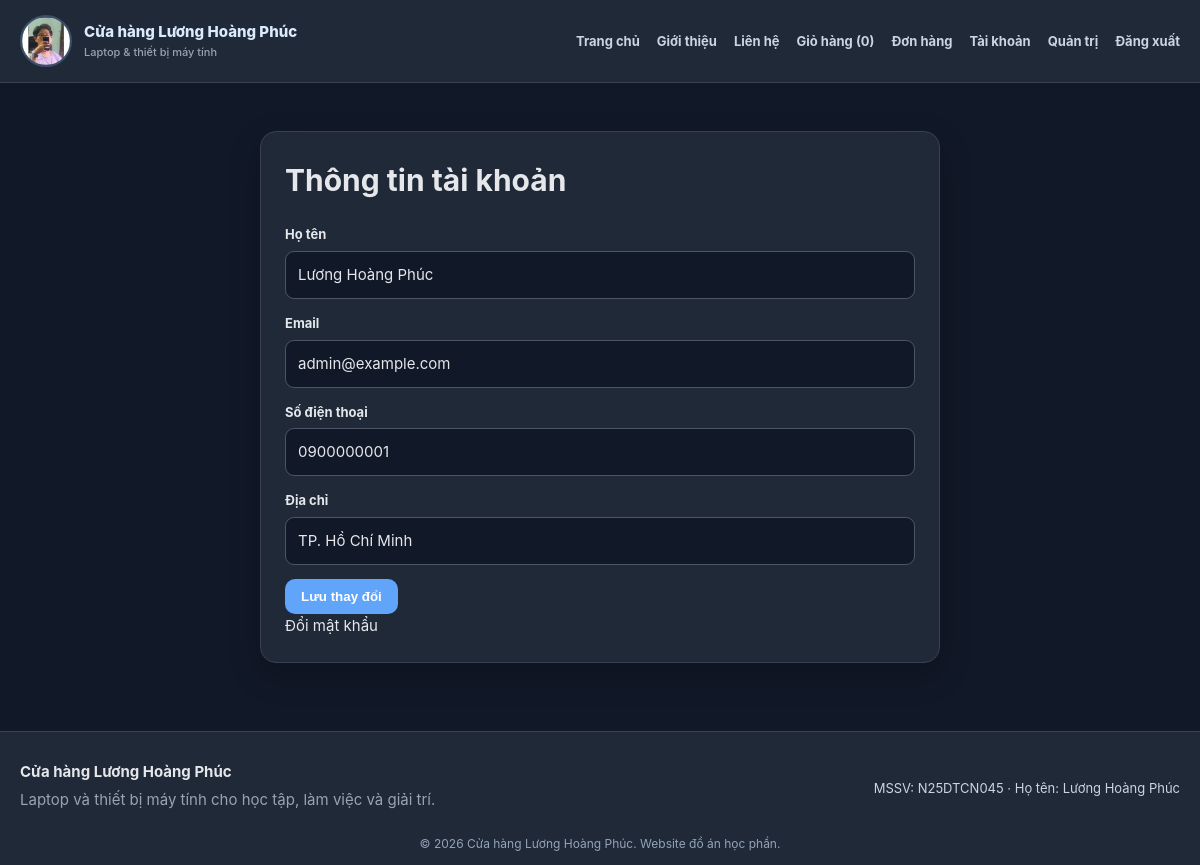
The app's page /profile.php (signed in) with its own data.
### tables this page shows
CREATE TABLE users (
  id INT UNSIGNED AUTO_INCREMENT PRIMARY KEY,
  full_name VARCHAR(120) NOT NULL,
  email VARCHAR(190) NOT NULL UNIQUE,
  phone VARCHAR(20) NULL,
  address VARCHAR(255) NULL,
  password VARCHAR(255) NOT NULL,
  role ENUM ('customer', 'admin') NOT NULL DEFAULT 'customer',
  failed_attempts TINYINT UNSIGNED NOT NULL DEFAULT 0,
  locked_until DATETIME NULL,
  created_at TIMESTAMP DEFAULT CURRENT_TIMESTAMP
);

### config/db.php (called while the page is built, shortened)
<?php
function db(): PDO
{
    $dsn = "mysql:host=" . DB_HOST . ";dbname=" . DB_NAME . ";charset=utf8mb4";
    $pdo = new PDO($dsn, DB_USER, DB_PASS, [
        PDO::ATTR_ERRMODE => PDO::ERRMODE_EXCEPTION,
        PDO::ATTR_DEFAULT_FETCH_MODE => PDO::FETCH_ASSOC,
        PDO::ATTR_EMULATE_PREPARES => false,
    ]);
    return $pdo;
}

### includes/functions.php (called while the page is built, shortened)
<?php
function e(?string $value): string
{
    return htmlspecialchars($value ?? "", ENT_QUOTES | ENT_SUBSTITUTE, "UTF-8");
}
function url(string $path = ""): string
{
    return rtrim(BASE_URL, "/") . "/" . ltrim($path, "/");
}

### profile.php (the view, shortened to what this page needs)
<?php require_once __DIR__ . "/includes/init.php";
$error = "";
$s = db()->prepare("SELECT * FROM users WHERE id=?");
$s->execute([current_user()["id"]]);
$u = $s->fetch();
require __DIR__ . "/includes/header.php";
?>
<div class="form-card"><h1>Thông tin tài khoản</h1><?php if (
    $error
): ?><div class="alert error"><?= e(
    $error,
) ?></div><?php endif; ?><form method="post"><?= csrf_field() ?><div class="field"><label>Họ tên</label><input name="full_name" required value="<?= e(
    $u["full_name"],
) ?>"></div><div class="field"><label>Email</label><input value="<?= e(
    $u["email"],
) ?>" disabled></div><div class="field"><label>Số điện thoại</label><input name="phone" type="tel" inputmode="numeric" pattern="[0-9]*" title="Chỉ nhập chữ số" value="<?= e(
    $u["phone"],
) ?>"></div><div class="field"><label>Địa chỉ</label><input name="address" value="<?= e(
    $u["address"],
) ?>"></div><button class="btn">Lưu thay đổi</button></form><a href="<?= e(
    url("change-password.php"),
) ?>">Đổi mật khẩu</a></div><?php require __DIR__ . "/includes/footer.php"; ?>

### css/style.css (style rules this page uses)
:root { --primary: #60a5fa; --primary-dark: #3b82f6; --primary-soft: #1e3a5f; --ink: #e5e7eb; --muted: #9ca3af; --line: #374151; --surface: #1f2937; --bg: #111827; --radius: 16px; --shadow: 0 12px 32px rgba(0, 0, 0, 0.22); }
* { box-sizing: border-box; }
body { margin: 0; background: var(--bg); color: var(--ink); font: 15px/1.6 Inter, system-ui, -apple-system, "Segoe UI", sans-serif; }
a { color: inherit; text-decoration: none; }
.nav .nav-cta, .btn { background: var(--primary); color: white; padding: 10px 16px; border-radius: 10px; border: 0; font-weight: 700; display: inline-block; cursor: pointer; }
.product-card, .panel, .form-card, .stat-card { background: var(--surface); border: 1px solid var(--line); border-radius: var(--radius); box-shadow: var(--shadow); }
.form-card, .panel { padding: 24px; margin-bottom: 20px; }
.form-card { max-width: 680px; margin: 20px auto; }
.form-card h1, .panel h1 { margin-top: 0; }
.field { display: flex; flex-direction: column; gap: 6px; margin-bottom: 14px; }
label { font-weight: 700; font-size: 13px; }
input, select, textarea { font: inherit; border: 1px solid #4b5563; border-radius: 9px; padding: 11px 12px; background: #111827; color: var(--ink); width: 100%; min-width: 0; }

### records on screen
users: full_name "Lương Hoàng Phúc", email "admin@example.com", phone "0900000001", address "TP. Hồ Chí Minh"

### other values on screen
APP_NAME "Cửa hàng Lương Hoàng Phúc"
cart_count() "0"
STUDENT_ID "N25DTCN045"
STUDENT_NAME "Lương Hoàng Phúc"
